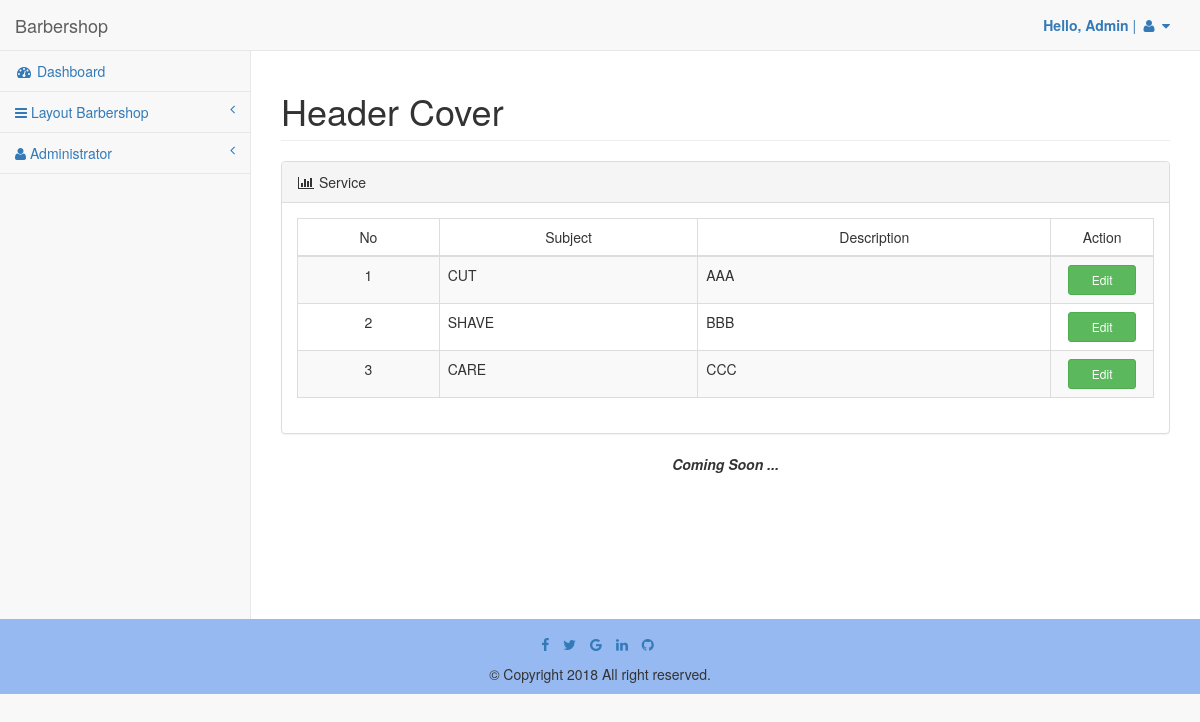
The page /pages/testing.php (signed in) on the database its author committed.
### tables this page shows
CREATE TABLE `layservice` (
  `id` int(10) NOT NULL,
  `subjek` varchar(50) NOT NULL,
  `description` varchar(255) NOT NULL,
  `picture` varchar(30) NOT NULL
);

### pages/lib.php (called while the page is built, shortened)
<?php
require "config.php";
function daftarLayservice(){
	global $db;
	$sql = "SELECT * FROM layservice";
	$hasil = $db->query($sql);
	if($hasil->num_rows > 0) {
		return $hasil;
	} else {
		echo("Tidak Ada Data");
	}
}
?>

### pages/testing.php (the view, shortened to what this page needs)
<?php
require "lib.php";
$layservice = daftarLayservice();
?>
<!DOCTYPE html>
<html lang="en">
<head>
  <?php include __DIR__.'/head.php'; ?>
</head>
<body>
 <div id="wrapper">
  <?php include __DIR__.'/layout/navbar.php'; ?>
  <?php include __DIR__.'/layout/sidebar.php'; ?>
  <div id="page-wrapper">
    <div class="row">
      <div class="col-lg-12">
        <h1 class="page-header">Header Cover</h1>
      </div>
    </div>
    <div class="row">
      <div class="col-lg-12">
        <div class="panel panel-default" id="service">
          <div class="panel-heading">
            <i class="fa fa-bar-chart-o fa-fw"></i> Service
          </div>
          <div class="panel-body">
            <table width="100%" class="table table-striped table-bordered table-hover">
              <thead>
                <tr style="text-align: center;">
                  <td>No</td>
                  <td>Subject</td>
                  <td>Description</td>
                  <td style="width: 12%;">Action</td>
                </tr>
              </thead>
              <tbody>
                <?php
                $x = 1;
                foreach ($layservice as $key => $layservice) {
                  ?>
                  <tr>
                    <td style="text-align: center;"><?php echo $x;?></td>
                    <td><?php echo $layservice['subjek']; ?></td>
                    <td><?php echo $layservice['description']; ?></td>
                    <td align="center" ">
                     <a type="button" href="#" class='btn btn-success btn-sm open_modal' id='<?php echo  $layservice['id']; ?>' style="
                     width: 80%;">Edit</a>
                   </td>
                 </tr>
                 <?php
                 $x++;
               }
               ?>
             </tbody>
           </table>
         </div>
       </div>
     </div>
   </div>
   <center><p><i><strong>Coming Soon ...</strong></i></p></center>
 </div>
 <div>
  <?php include __DIR__.'/layout/footer.php'; ?>
</div>
</div>
</body>
</html>

### rows shown on the page
layservice: subjek "CUT", description "AAA"
layservice: subjek "SHAVE", description "BBB"
layservice: subjek "CARE", description "CCC"

### other values the page prints
$_SESSION['user'] "Admin"
